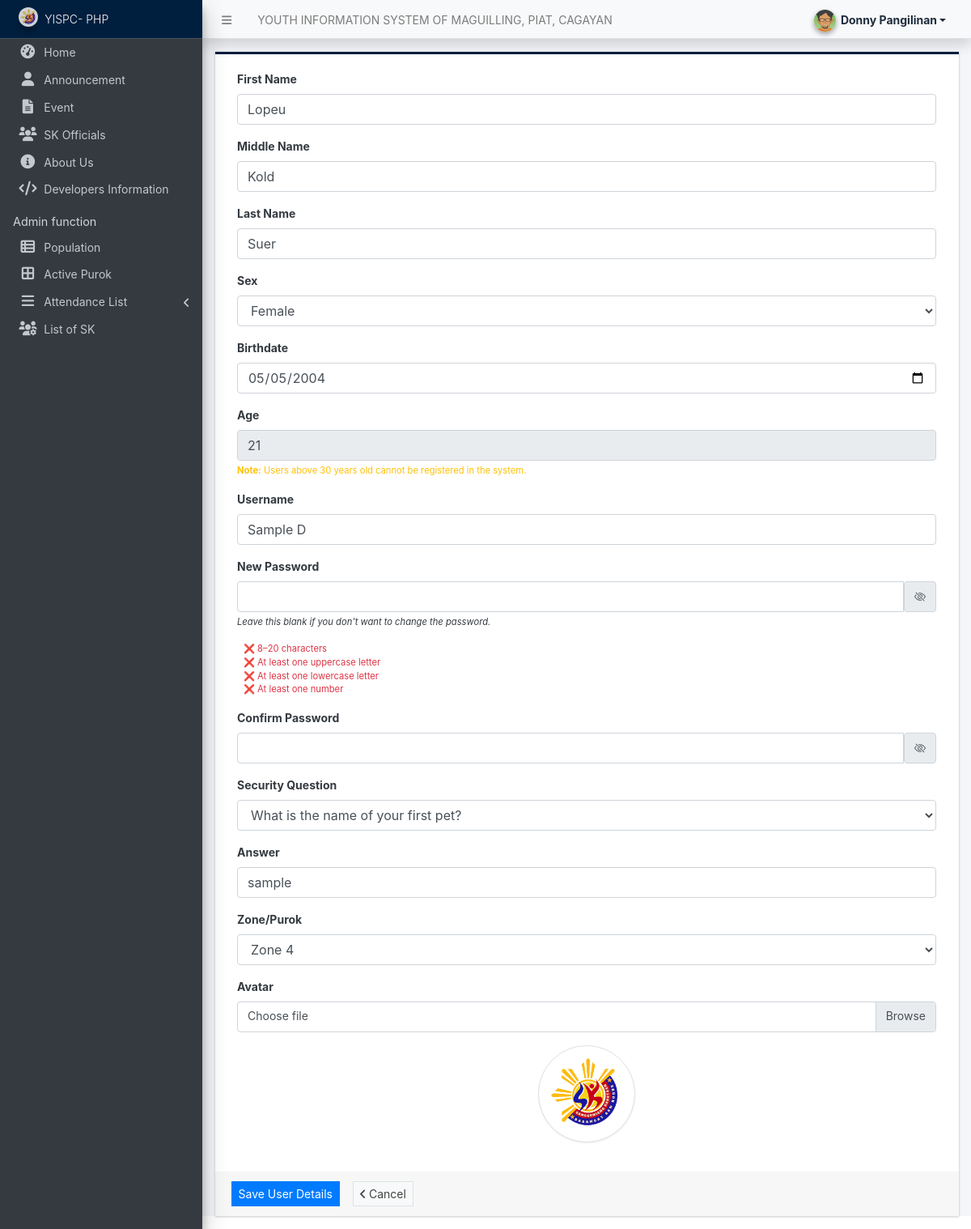
Before: /admin/?page=user/manage_user&id=31 (signed in) with the older database file.
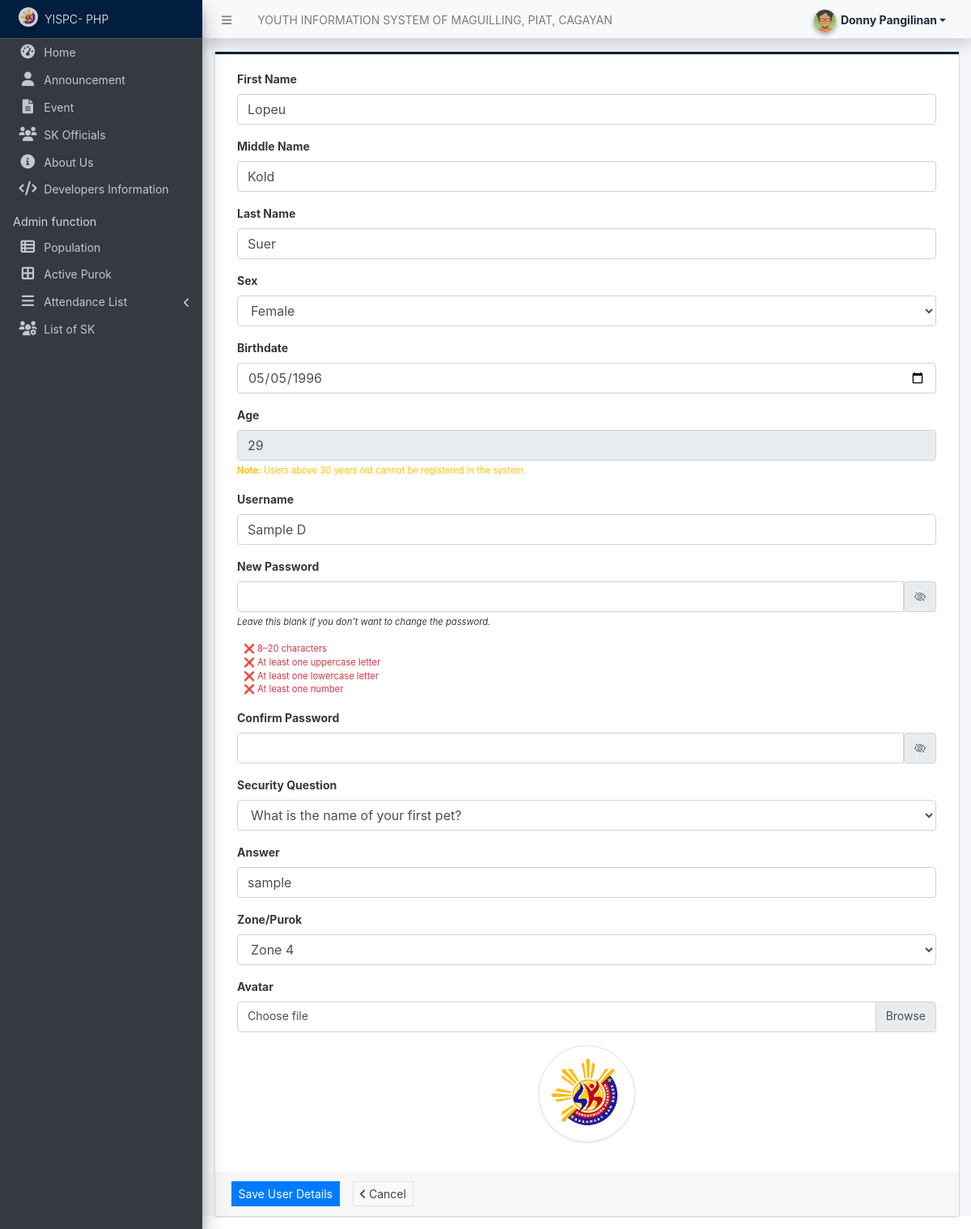
After: the same page with the newer database file.
### tables this page shows
CREATE TABLE `users` (
  `id` int(50) NOT NULL,
  `firstname` varchar(250) NOT NULL,
  `middlename` text DEFAULT NULL,
  `lastname` varchar(250) NOT NULL,
  `username` text NOT NULL,
  `password` text NOT NULL,
  `security_question` varchar(255) DEFAULT NULL,
  `security_answer` varchar(255) DEFAULT NULL,
  `avatar` text DEFAULT NULL,
  `qr_code` text DEFAULT NULL,
  `last_login` datetime DEFAULT NULL,
  `type` tinyint(1) NOT NULL DEFAULT 0,
  `status` tinyint(1) NOT NULL DEFAULT 1,
  `date_added` datetime NOT NULL DEFAULT current_timestamp(),
  `date_updated` datetime DEFAULT current_timestamp() ON UPDATE current_timestamp(),
  `zone` int(1) NOT NULL,
  `birthdate` date DEFAULT NULL,
  `age` int(3) NOT NULL,
  `sex` enum('Male','Female') NOT NULL
);

### classes/DBConnection.php (called while the page is built, shortened)
<?php
class DBConnection{
    private $host = DB_SERVER;
    private $username = DB_USERNAME;
    private $password = DB_PASSWORD;
    private $database = DB_NAME;
    public $conn;
    public function __construct(){
        if (!isset($this->conn)) {
            $this->conn = new mysqli($this->host, $this->username, $this->password, $this->database);
        }
    }
}
?>

### classes/SystemSettings.php (called while the page is built, shortened)
<?php
class SystemSettings extends DBConnection{
	function info($field=''){
		if(!empty($field)){
			if(isset($_SESSION['system_info'][$field]))
				return $_SESSION['system_info'][$field];
			else
				return false;
		}else{
			return false;
		}
	}
}
$_settings = new SystemSettings();
?>

### config.php (called while the page is built, shortened)
<?php
require_once('classes/DBConnection.php');
require_once('classes/SystemSettings.php');
function validate_image($file){
    global $_settings;
	if(!empty($file)){
        $ex = explode("?",$file);
        $file = $ex[0];
        $ts = isset($ex[1]) ? "?".$ex[1] : '';
		if(is_file(base_app.$file)){
			return base_url.$file.$ts;
		}else{
			return base_url.($_settings->info('logo'));
		}
	}else{
		return base_url.($_settings->info('logo'));
	}
}
?>

### admin/user/manage_user.php (the view, shortened to what the rows shown need)
<?php
if(isset($_GET['id'])){
    $user = $conn->query("SELECT * FROM users where id ='{$_GET['id']}' ");
    foreach($user->fetch_array() as $k =>$v){
        $meta[$k] = $v;
    }
}
?>
<link rel="stylesheet" href="https://cdn.jsdelivr.net/npm/bootstrap-icons@1.10.5/font/bootstrap-icons.css">
<link rel="stylesheet" href="https://cdnjs.cloudflare.com/ajax/libs/font-awesome/6.0.0/css/all.min.css">
<div class="card card-outline rounded-0 card-navy">
	<div class="card-body">
		<div class="container-fluid">
			<form action="" id="manage-user" enctype="multipart/form-data">
				<div class="form-group">
					<label for="firstname">First Name</label>
					<input type="text" name="firstname" id="firstname" class="form-control" value="<?php echo isset($meta['firstname']) ? $meta['firstname']: '' ?>" required>
				</div>
				<div class="form-group">
					<label for="middlename">Middle Name</label>
					<input type="text" name="middlename" id="middlename" class="form-control" value="<?php echo isset($meta['middlename']) ? $meta['middlename']: '' ?>">
				</div>
				<div class="form-group">
					<label for="lastname">Last Name</label>
					<input type="text" name="lastname" id="lastname" class="form-control" value="<?php echo isset($meta['lastname']) ? $meta['lastname']: '' ?>" required>
				</div>
				<div class="form-group">
					<label for="sex">Sex</label>
					<select name="sex" id="sex" class="form-control" required>
						<option value="Female" <?php echo isset($meta['sex']) && $meta['sex'] == 'Female' ? 'selected' : '' ?>>Female</option>
					</select>
				</div>
				<div class="form-group">
					<label for="birthdate">Birthdate</label>
					<input type="date" name="birthdate" id="birthdate" class="form-control" value="<?php echo isset($meta['birthdate']) ? $meta['birthdate'] : '' ?>" required>
				</div>
				<div class="form-group">
					<label for="age">Age</label>
					<input type="number" name="age" id="age" class="form-control" value="<?php echo isset($meta['age']) ? $meta['age'] : '' ?>" readonly required>
					<small class="text-warning"><strong>Note:</strong> Users above 30 years old cannot be registered in the system.</small>
				</div>
				<div class="form-group">
					<label for="username">Username</label>
					<input type="text" name="username" id="username" class="form-control" value="<?php echo isset($meta['username']) ? $meta['username']: '' ?>" required  autocomplete="off">
				</div>
<div class="form-group">
	<label for="password"><?= isset($meta['id']) ? "New" : "" ?> Password</label>
	<div class="input-group">
		<input type="password" name="password" id="password" class="form-control" autocomplete="off"
			pattern="^(?=.*[a-z])(?=.*[A-Z])(?=.*\d)[a-zA-Z\d]{8,20}$"
			title="Password must be 8-20 characters, include uppercase, lowercase, and a number">
		<span class="input-group-text">
			<i class="bi bi-eye-slash toggle-password" data-target="password" style="cursor:pointer;"></i>
		</span>
	</div>
	<?php if(isset($meta['id'])): ?>
		<small><i>Leave this blank if you don't want to change the password.</i></small>
	<?php endif; ?>
</div>
<ul id="password-requirements" class="list-unstyled small text-muted ml-2">
	<li id="req-length" class="text-danger">❌ 8–20 characters</li>
	<li id="req-upper" class="text-danger">❌ At least one uppercase letter</li>
	<li id="req-lower" class="text-danger">❌ At least one lowercase letter</li>
	<li id="req-digit" class="text-danger">❌ At least one number</li>
</ul>
<div class="form-group">
	<label for="cpassword">Confirm Password</label>
	<div class="input-group">
		<input type="password" name="cpassword" id="cpassword" class="form-control" autocomplete="off">
		<span class="input-group-text">
			<i class="bi bi-eye-slash toggle-password" data-target="cpassword" style="cursor:pointer;"></i>
		</span>
	</div>
</div>
				<div class="form-group">
					<label for="security_question">Security Question</label>
					<select name="security_question" id="security_question" class="form-control" required>
						<option value="pet" <?php echo isset($meta['security_question']) && $meta['security_question'] == 'pet' ? 'selected' : '' ?>>What is the name of your first pet?</option>
					</select>
				</div>
				<div class="form-group">
					<label for="security_answer">Answer</label>
					<input type="text" name="security_answer" id="security_answer" class="form-control" value="<?php echo isset($meta['security_answer']) ? $meta['security_answer'] : '' ?>" required>
				</div>
				<div class="form-group">
					<label for="zone">Zone/Purok</label>
					<select name="zone" id="zone" class="form-control" required>
						<option value="4" <?php echo isset($meta['zone']) && $meta['zone'] == '4' ? 'selected' : '' ?>>Zone 4</option>
					</select>
				</div>
				<div class="form-group">
					<label for="" class="control-label">Avatar</label>
					<div class="custom-file">
						<label class="custom-file-label" for="customFile">Choose file</label>
					</div>
				</div>
				<div class="form-group d-flex justify-content-center">
					<img src="<?php echo validate_image(isset($meta['avatar']) ? $meta['avatar'] :'') ?>" alt="" id="cimg" class="img-fluid img-thumbnail">
				</div>
			</form>
		</div>
	</div>
	<div class="card-footer">
		<div class="col-md-12">
			<div class="row">
				<button class="btn btn-sm btn-primary rounded-0 mr-3" form="manage-user">Save User Details</button>
				<a href="./?page=user/list" class="btn btn-sm btn-default border rounded-0"><i class="fa fa-angle-left"></i> Cancel</a>
			</div>
		</div>
	</div>
</div>

Changed rows visible on the page:
changed users "Lopeu": birthdate "05/05/2004" → "05/05/1996"; age "21" → "29"
